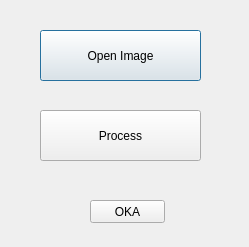
<?xml version="1.0" encoding="UTF-8"?>
<ui version="4.0">
 <class>ColorDetectController</class>
 <widget class="QDialog" name="ColorDetectController">
  <property name="geometry">
   <rect>
    <x>0</x>
    <y>0</y>
    <width>249</width>
    <height>247</height>
   </rect>
  </property>
  <property name="windowTitle">
   <string>ColorDetectController</string>
  </property>
  <widget class="QPushButton" name="openImage">
   <property name="geometry">
    <rect>
     <x>40</x>
     <y>30</y>
     <width>161</width>
     <height>51</height>
    </rect>
   </property>
   <property name="text">
    <string>Open Image</string>
   </property>
  </widget>
  <widget class="QPushButton" name="processButton">
   <property name="geometry">
    <rect>
     <x>40</x>
     <y>110</y>
     <width>161</width>
     <height>51</height>
    </rect>
   </property>
   <property name="text">
    <string>Process</string>
   </property>
  </widget>
  <widget class="QPushButton" name="OKAbutton">
   <property name="geometry">
    <rect>
     <x>90</x>
     <y>200</y>
     <width>75</width>
     <height>23</height>
    </rect>
   </property>
   <property name="text">
    <string>OKA</string>
   </property>
  </widget>
 </widget>
 <layoutdefault spacing="6" margin="11"/>
 <resources/>
 <connections/>
</ui>
